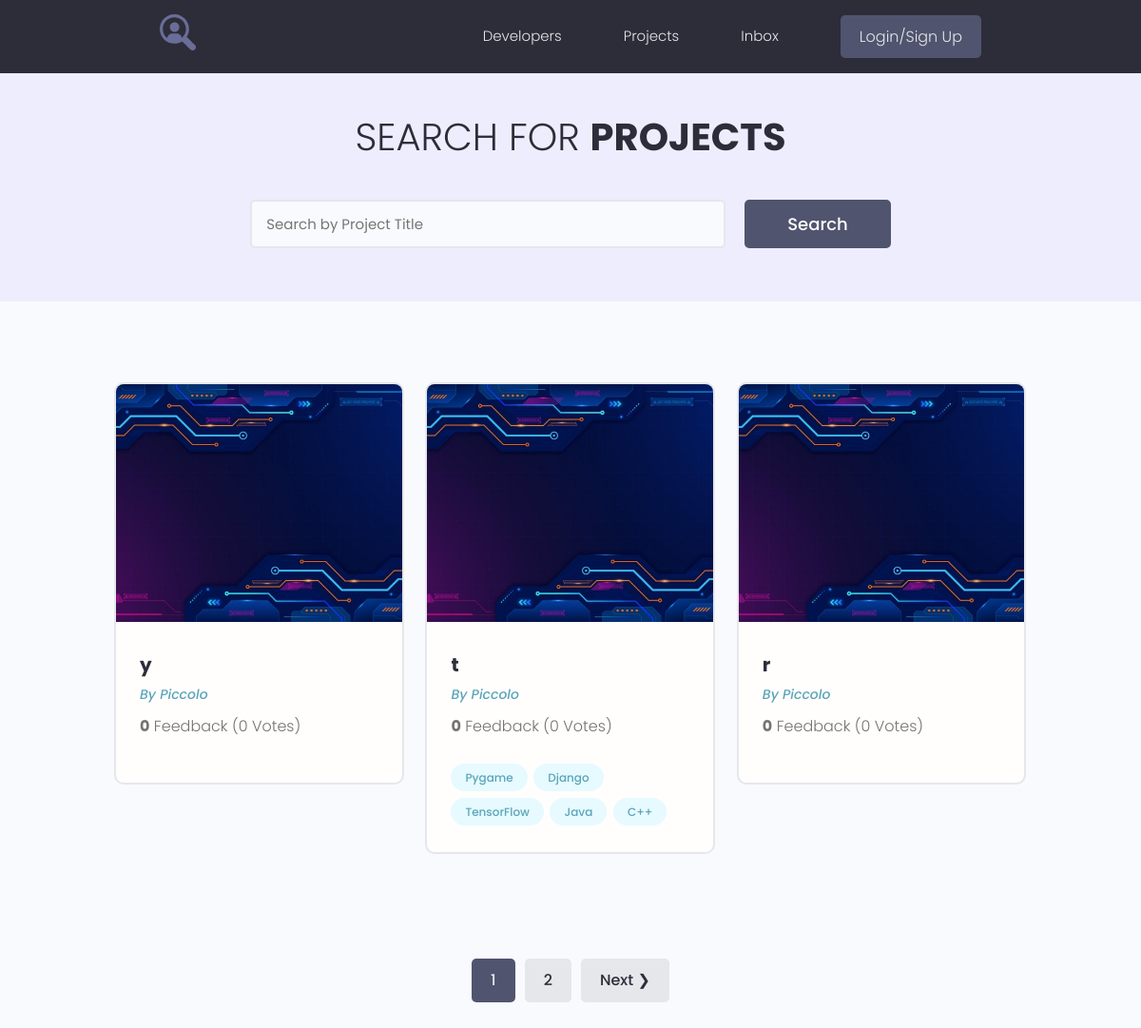
/projects/, run on the app's committed database.
### projects/models.py (models this page shows, shortened)
class Project(models.Model):
    owner = models.ForeignKey(Profile, null=True, blank=True, on_delete=models.SET_NULL)
    title = models.CharField(max_length=200)
    description = models.TextField(null=True, blank=True)
    featured_image = models.ImageField(
        null=True, blank=True, upload_to='projects/', default='projects/default.jpg')
    demo_link = models.CharField(max_length=1000, null=True, blank=True)
    src_link = models.CharField(max_length=1000, null=True, blank=True)
    vote_total = models.IntegerField(default=0)
    vote_ratio = models.IntegerField(default=0)
    tags = models.ManyToManyField('Tag', blank=True)   # a string 'Tag' to avoid in-order-code error
    created = models.DateTimeField(auto_now_add=True)
    id = models.UUIDField(default=uuid.uuid4, unique=True,
                          primary_key=True, editable=False)
    @property
    def imageURL(self):
        try:
            img_url = self.featured_image.url
        except:
            img_url = ''
        return img_url
    class Meta:
        ordering = ['-created']

class Tag(models.Model):
    name = models.CharField(max_length=200)
    created = models.DateTimeField(auto_now_add=True)
    id = models.UUIDField(default=uuid.uuid4, unique=True,
                          primary_key=True, editable=False)
    def __str__(self):
        return self.name

### users/models.py (models this page shows, shortened)
class Profile(models.Model):
    user = models.OneToOneField(
        User, on_delete=models.CASCADE, null=True, blank=True)
    name = models.CharField(max_length=200, blank=True, null=True)
    email = models.EmailField(max_length=500, blank=True, null=True)
    username = models.CharField(max_length=200, blank=True, null=True)
    location = models.CharField(max_length=200, blank=True, null=True)
    short_intro = models.CharField(max_length=200, blank=True, null=True)
    bio = models.TextField(blank=True, null=True)
    profile_image = models.ImageField(
        null=True, blank=True, upload_to='profiles/', default='profiles/default-avatar.jpg')
    social_github = models.CharField(max_length=200, blank=True, null=True)
    social_stackoverflow = models.CharField(max_length=200, blank=True, null=True)
    social_twitter = models.CharField(max_length=200, blank=True, null=True)
    social_linkedin = models.CharField(max_length=200, blank=True, null=True)
    social_youtube = models.CharField(max_length=200, blank=True, null=True)
    social_website = models.CharField(max_length=200, blank=True, null=True)
    created = models.DateTimeField(auto_now_add=True)
    id = models.UUIDField(default=uuid.uuid4, unique=True,
                          primary_key=True, editable=False)

### projects/views.py (the view)
# urls.py: path('projects/', include('projects.urls')),
def projects(request):
    projects, search_query = searchProjects(request)
    custom_range, projects = paginateProjects(request, projects, 3)
    context = {'projects': projects,
               'search_query': search_query,
               'custom_range': custom_range}
    return render(request, 'projects/projects.html', context)

### projects/utils.py (called while the page is built)
def paginateProjects(request, project_objects, results):
    page = request.GET.get('page')
    paginator = Paginator(project_objects, results)
    try:
        projects = paginator.page(page)
    except PageNotAnInteger:
        page = 1
        projects = paginator.page(page)
    except EmptyPage:
        page = paginator.num_pages
        projects = paginator.page(page)
    leftIndex = (int(page) - 1)
    if leftIndex < 1:
        leftIndex = 1
    rightIndex = (int(page) + 2)
    if rightIndex > paginator.num_pages:
        rightIndex = paginator.num_pages + 1
    custom_range = range(leftIndex, rightIndex)
    return custom_range, projects

def searchProjects(request):
    search_query = ''
    if request.GET.get('search_query'):
        search_query = request.GET.get('search_query')
    tags = Tag.objects.filter(name__icontains=search_query)
    proj = Project.objects.distinct().filter(
        Q(title__icontains=search_query) |
        Q(description__icontains=search_query) |
        Q(owner__name__icontains=search_query) |
        Q(tags__in=tags)
    )
    return proj, search_query

### projects/templates/projects/projects.html (shortened to what this page needs)
<!DOCTYPE html>
{% extends 'main.html' %}
{% load static %}}
{% block content %}
  <main class="projects">
    <section class="hero-section text-center">
      <div class="container container--narrow">
        <div class="hero-section__box">
          <h2>Search for <span>Projects</span></h2>
        </div>
        <div class="hero-section__search">
          <form id="searchForm" class="form" action="{% url 'projects' %}" method="get">
            <div class="form__field">
              <input class="input input--text" id="formInput#search" type="text" name="search_query"
                value="{{search_query}}" placeholder="Search by Project Title" />
            </div>
            <input class="btn btn--sub btn--lg" type="submit" value="Search" />
          </form>
        </div>
      </div>
    </section>
    <section class="projectsList">
      <div class="container">
        <div class="grid grid--three">
          {% for project in projects %}
            <div class="column">
            <div class="card project">
              <a href="{% url 'project' project.id %}" class="project">
                <img class="project__thumbnail" src="{{project.imageURL}}" alt="project thumbnail" />
                <div class="card__body">
                  <h3 class="project__title">{{project.title}}</h3>
                  <p><a class="project__author" href="{% url 'user-profile' project.owner.id %}">By {{project.owner.name}}</a></p>
                  <p class="project--rating">
                    <span style="font-weight: bold;">{{project.vote_ratio}}</span>
                    Feedback ({{project.vote_total}} Vote{{ project.vote_total | pluralize:"s" }})
                  </p>
                  <div class="project__tags">
                    {% for tag in project.tags.all %}
                    <span class="tag tag--pill tag--main">
                      <small>{{tag}}</small>
                    </span>
                    {% endfor %}
                  </div>
                </div>
              </a>
            </div>
          </div>
          {% endfor %}
        </div>
      </div>
    </section>
    {% include 'pagination.html' with queryset=projects custom_range=custom_range %}
  </main>
{% endblock content %}

### static/styles/app.css (style rules this page uses)
:root { --color-sub: #2d2d39; }
.btn--sub { background-color: var(--color-sub-light); }
.card { border: 2px solid var(--color-light); }
img { width: 100%; }
.hero-section { height: 40vh; display: flex; align-items: center; background-color: var(--color-sub); }
.hero-section__box { margin-bottom: 4rem; }
.hero-section__box > h2, .hero-section__box > h2 > span { font-size: 4rem; color: var(--color-light); line-height: 1.3; text-transform: uppercase; }
.hero-section__box > h2 { font-weight: 300; }
.hero-section__box > h2 > span { font-weight: 700; }
.hero-section__search > .form { display: flex; align-items: center; justify-content: center; gap: 2rem; }
.hero-section__search > .form input.input--text { width: 50rem; }
.project__author { font-size: 1.4rem; font-style: italic; }
.project--rating { margin-bottom: 1.6em; margin-top: .5em; }
.projects > .hero-section { background: var(--color-sub-lighter); height: 30vh; }
.projects .hero-section__box { margin-bottom: 2.5rem; }
.projects .hero-section__box > h2 { color: var(--color-sub); }
.projects .hero-section__box > h2 > span { font-weight: 700; color: var(--color-sub); }
.projectsList { margin-top: 8rem; }
.project__thumbnail { height: 25rem; object-fit: cover; object-position: top center; }
.project__title { font-size: 2rem; font-weight: 700; color: var(--color-sub); }

### static/uikit/styles/modules/_variables.css (style rules this page uses)
:root { --color-main: #5aa5b9; --color-main-light: #e6faff; --color-sub: #3f4156; --color-sub-light: #51546e; --color-sub-lighter: #ededfd; --color-text: #737373; --color-gray: #8b8b8b; --color-light: #e5e7eb; --color-light-gray: #767676; --color-bg: #f8fafd; --color-white: #fffefd; --color-white-light: #f3f3f3; --color-success: #359e64; --color-success-bg: #def8e8; --color-error: #fc4b0b; --color-error-bg: #fff2ee; --font-base: 'Poppins', arial, helvetica, 'Segoe UI', roboto, ubuntu, sans-serif; --font-monospace: 'Fira Code', 'Courier New', courier, monospace; --font-regular: 300; --font-medium: 500; --font-bold: 700; --generic-shadow: 1px 1px 5px #00000010; --generic-transition: all 0.3s ease-in-out; }

### static/uikit/styles/modules/_base.css (style rules this page uses)
* { margin: 0; padding: 0; box-sizing: border-box; text-rendering: optimizeLegibility; color: inherit; font-size: inherit; }
html { font-size: 50%; }
@media only screen and (min-width: 480px) { html { font-size: 56.25%; } }
@media only screen and (min-width: 1200px) { html { font-size: 62.5%; } }
body { line-height: 1.6; font-weight: 400; font-size: 1.5rem; color: var(--color-text); background-color: var(--color-bg); min-height: 100vh; }

### static/uikit/styles/modules/_typography.css (style rules this page uses)
* { font-family: var(--font-base); }
h2 { font-size: 3.6rem; font-weight: var(--font-bold); }
h3 { font-size: 3.2rem; font-weight: var(--font-medium); }
p, span, strong { font-size: 1.6rem; color: var(--color-text); font-weight: var(--font-regular); }
a { padding-bottom: 2px; text-decoration: none; display: inline-block; color: var(--color-main); font-weight: var(--font-medium); }

### static/uikit/styles/modules/_utilities.css (style rules this page uses)
.container { width: 92%; max-width: 165rem; margin: 0 auto; box-sizing: border-box; }
.container--narrow { width: 92%; max-width: 120rem; }
@media screen and (min-width: 1000px) { .container { width: 90%; } }
@media screen and (min-width: 1000px) { .container--narrow { width: 85%; } }
@media screen and (min-width: 1200px) { .container { width: 80%; } }
@media screen and (min-width: 1200px) { .container--narrow { width: 72%; } }
.text-center { text-align: center; }

### static/uikit/styles/modules/_button.css (style rules this page uses)
.btn { display: inline-block; position: relative; cursor: pointer; background-color: var(--color-light); font-weight: var(--font-medium); color: var(--color-sub); text-decoration: none; padding: 1rem 2rem; border-radius: 0.5rem; border: none; width: -webkit-fit-content; width: -moz-fit-content; width: fit-content; height: -webkit-fit-content; height: -moz-fit-content; height: fit-content; font-size: 1.6rem; outline-width: 0; outline-color: transparent; -webkit-backface-visibility: hidden; backface-visibility: hidden; transition: all 0.3s ease-in-out; }
.btn--sub { background-color: var(--color-sub); color: var(--color-white); }
.btn--lg { font-size: 1.8rem; padding: 1.2rem 4.5rem; }

### static/uikit/styles/modules/_card.css (style rules this page uses)
.card { border-radius: 1rem; background-color: var(--color-white); border: 1.5px solid var(--color-light); width: auto; height: auto; margin-top: 0.5rem; margin-bottom: 0.5rem; overflow: hidden; }
.card__body, .card__header { padding: 2rem 2.5rem; }

### data on the page
Project: imageURL (placeholder picture), title "y", owner.name "Piccolo", vote_ratio "0", vote_total "0", vote_total|pluralize "s"
Project: imageURL (placeholder picture), title "t", owner.name "Piccolo", vote_ratio "0", vote_total "0", vote_total|pluralize "s"
Tag: name "Pygame"
Tag: name "Django"
Tag: name "TensorFlow"
Tag: name "Java"
Tag: name "C++"
Project: imageURL (placeholder picture), title "r", owner.name "Piccolo", vote_ratio "0", vote_total "0", vote_total|pluralize "s"

### other printed values
{{ page }} "1"
{{ page }} "2"
